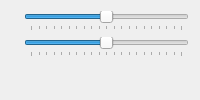
<?xml version="1.0" encoding="UTF-8"?>
<ui version="4.0">
 <class>PageSensitivity</class>
 <widget class="QWidget" name="PageSensitivity">
  <layout class="QFormLayout" name="layout">
   <item row="0" column="0">
    <widget class="QLabel" name="labelX">
     <property name="buddy">
      <cstring>sliderX</cstring>
     </property>
    </widget>
   </item>
   <item row="0" column="1">
    <widget class="QSlider" name="sliderX">
     <property name="maximum">
      <number>200</number>
     </property>
     <property name="value">
      <number>100</number>
     </property>
     <property name="orientation">
      <enum>Qt::Horizontal</enum>
     </property>
     <property name="tickPosition">
      <enum>QSlider::TicksBelow</enum>
     </property>
     <property name="tickInterval">
      <number>10</number>
     </property>
    </widget>
   </item>
   <item row="1" column="0">
    <widget class="QLabel" name="labelY">
     <property name="buddy">
      <cstring>sliderY</cstring>
     </property>
    </widget>
   </item>
   <item row="1" column="1">
    <widget class="QSlider" name="sliderY">
     <property name="maximum">
      <number>200</number>
     </property>
     <property name="value">
      <number>100</number>
     </property>
     <property name="orientation">
      <enum>Qt::Horizontal</enum>
     </property>
     <property name="tickPosition">
      <enum>QSlider::TicksBelow</enum>
     </property>
     <property name="tickInterval">
      <number>10</number>
     </property>
    </widget>
   </item>
  </layout>
 </widget>
 <resources/>
 <connections>
  <connection>
   <sender>sliderX</sender>
   <signal>valueChanged(int)</signal>
   <receiver>PageSensitivity</receiver>
   <slot>onSensitivityXChanged(int)</slot>
  </connection>
  <connection>
   <sender>sliderY</sender>
   <signal>valueChanged(int)</signal>
   <receiver>PageSensitivity</receiver>
   <slot>onSensitivityYChanged(int)</slot>
  </connection>
 </connections>
</ui>
